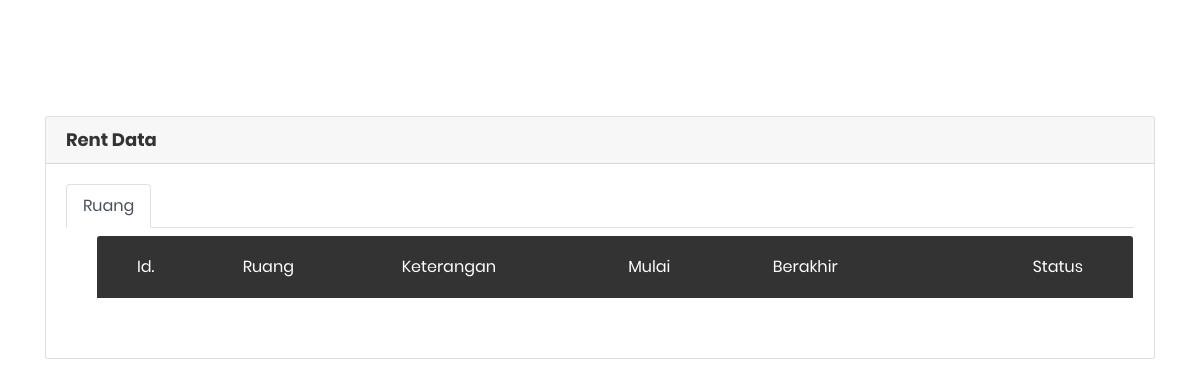
/index.php/checkruang, run on an earlier commit of the app's database.
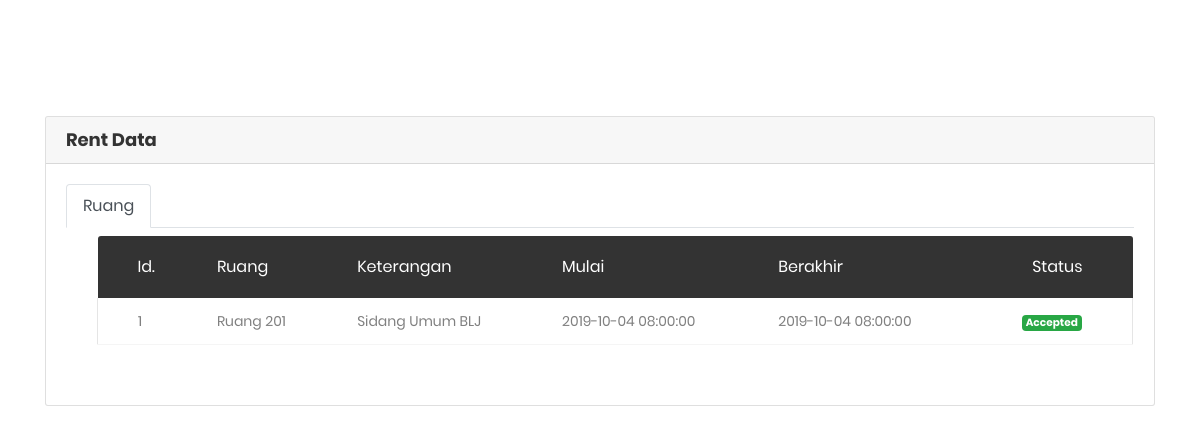
And on a later commit of the database.
### tables this page shows
CREATE TABLE `p_ruang` (
  `ID_PRUANG` int(11) NOT NULL,
  `ID_RUANG` int(11) DEFAULT NULL,
  `NAMA_PRUANG` varchar(100) DEFAULT NULL,
  `EMAIL_PRUANG` varchar(100) DEFAULT NULL,
  `KETERANGAN_PRUANG` varchar(255) DEFAULT NULL,
  `PRUANG_IN` timestamp NULL DEFAULT NULL,
  `PRUANG_OUT` timestamp NOT NULL DEFAULT '0000-00-00 00:00:00',
  `STATUS_PRUANG` tinyint(1) DEFAULT NULL
);

CREATE TABLE `ruang` (
  `ID_RUANG` int(11) NOT NULL,
  `ID_GEDUNG` int(11) DEFAULT NULL,
  `NAMA_RUANG` varchar(50) DEFAULT NULL
);

### application/controllers/CheckRuang.php (called while the page is built, shortened)
<?php
class CheckRuang extends CI_Controller {
  private $data = [
    'title' => 'Check Ruang',
    'username' => 'custom',
    'data' => []
  ];
  public function __construct()
  {
    $this->load->model('M_pruang');
  }
  public function index()
  {
    $this->data['data'] = $this->M_pruang->getPruangNext();
    $this->load->view('check_ruang', $this->data);
  }
}
?>

### index.php (called while the page is built, shortened)
<?php
require_once BASEPATH.'core/CodeIgniter.php';

### application/models/M_pruang.php (called while the page is built, shortened)
<?php
class M_pruang extends CI_Model {
  public function getPruangNext()
  {
    $this->db->select('*');
    $this->db->from('p_ruang');
    $this->db->join('ruang','ruang.ID_RUANG = p_ruang.ID_RUANG');
    $this->db->where('PRUANG_IN >', date("Y/m/d"));
    return $this->db->get()->result();
  }
}
?>

### application/views/check_ruang.php (the view, shortened to what this page needs)
<!DOCTYPE html>
<html lang="en">
<head>
	<?php $this->load->view('head');?>
</head>
<body class="animsition">
		<div class="main-content">
			<div class="section__content section__content--p30">
				<div class="container-fluid">
					<div class="row">
						<div class="col col-12">
							<div class="card ">
								<div class="card-header ">
									<h4>Rent Data</h4>
								</div>
								<div class="default-tab card-body card-block">
									<nav>
										<div class="nav nav-tabs" id="nav-tab" role="tablist">
											<a class="nav-item nav-link active" id="nav-profile-tab" data-toggle="tab" href="#nav-profile"
												role="tab" aria-controls="nav-profile" aria-selected="false">Ruang</a>
										</div>
									</nav>
									<div class="tab-content pl-3 pt-2" id="nav-tabContent">
										<div class="tab-pane fade show active" id="nav-profile" role="tabpanel"
											aria-labelledby="nav-profile-tab">
											<div class="table-responsive col-md-12 m-b-40">
												<table class="table table-borderless table-data3" id="myTable1">
													<thead>
														<tr>
															<th>Id.</th>
															<th>Ruang</th>
															<th>Keterangan</th>
															<th>Mulai</th>
															<th>Berakhir</th>
															<th>Status</th>
														</tr>
													</thead>
													<tbody>
														<?php foreach($data as $result){?>
														<tr>
															<td><?php $id= $result->ID_PRUANG;
																			echo $id;?></td>
															<td><?php echo $result->NAMA_RUANG;?></td>
															<td><?php echo $result->KETERANGAN_PRUANG;?></td>
															<td><?php echo $result->PRUANG_IN;?></td>
															<td><?php echo $result->PRUANG_OUT;?></td>
															<td><?php switch ($result->STATUS_PRUANG) {
																				case 1:
																					echo "<span class='badge badge-success'>Accepted</span>";
																					break;
																			}?></td>
														</tr>
														<?php }?>
													</tbody>
												</table>
											</div>
										</div>
									</div>
								</div>
							</div>
						</div>
					</div>
				</div>
			</div>
		</div>
</body>
</html>

### application/views/head.php (shortened to what this page needs)
<link href="<?php echo base_url();?>utils/css/font-face.css" rel="stylesheet" media="all">
<link href="<?php echo base_url();?>utils/vendor/font-awesome-4.7/css/font-awesome.min.css" rel="stylesheet" media="all">
<link href="<?php echo base_url();?>utils/vendor/font-awesome-5/css/fontawesome-all.min.css" rel="stylesheet" media="all">
<link href="<?php echo base_url();?>utils/vendor/mdi-font/css/material-design-iconic-font.min.css" rel="stylesheet" media="all">
<link href="<?php echo base_url();?>utils/vendor/bootstrap-4.1/bootstrap.min.css" rel="stylesheet" media="all">
<link href="<?php echo base_url();?>utils/vendor/css/datatables.css" rel="stylesheet" media="all">
<link href="<?php echo base_url();?>utils/vendor/animsition/animsition.min.css" rel="stylesheet" media="all">
<link href="<?php echo base_url();?>utils/vendor/bootstrap-progressbar/bootstrap-progressbar-3.3.4.min.css" rel="stylesheet" media="all">
<link href="<?php echo base_url();?>utils/vendor/wow/animate.css" rel="stylesheet" media="all">
<link href="<?php echo base_url();?>utils/vendor/css-hamburgers/hamburgers.min.css" rel="stylesheet" media="all">
<link href="<?php echo base_url();?>utils/vendor/slick/slick.css" rel="stylesheet" media="all">
<link href="<?php echo base_url();?>utils/vendor/select2/select2.min.css" rel="stylesheet" media="all">
<link href="<?php echo base_url();?>utils/vendor/perfect-scrollbar/perfect-scrollbar.css" rel="stylesheet" media="all">
<link href="<?php echo base_url();?>utils/css/theme.css" rel="stylesheet" media="all">
<link href="<?php echo base_url();?>utils/css/time-picker.css" rel="stylesheet" media="all">

What changed in the data, as far as the page shows it:
added p_ruang: ID_PRUANG "1", ID_RUANG.NAMA_RUANG "Ruang 201", KETERANGAN_PRUANG "Sidang Umum BLJ", PRUANG_IN "2019-10-04 08:00:00", PRUANG_OUT "2019-10-04 08:00:00", STATUS_PRUANG "Accepted"
